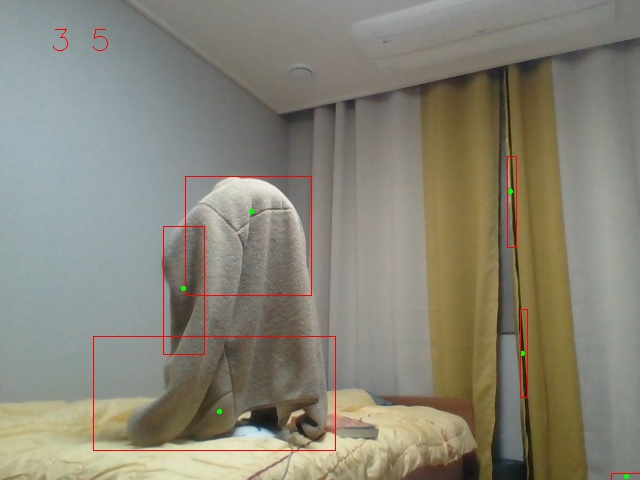
#> input picture image_1.jpg, 640 x 480 px, given in place of the camera
$ python labelingAndBS.py
#> lines starting #> are read from the running program, lines starting #| are printed output that depends on the picture; after the words box and inside, x2 and y2 are one past the last pixel; in counts of white or black regions, pixels touching at a corner belong together
import cv2
import numpy as np

cap = cv2.VideoCapture(0)

fgbg = cv2.createBackgroundSubtractorMOG2(history=500,varThreshold=250,detectShadows=False)

lr=0

while(1):
    ret, frame = cap.read()
#> frame is the input picture: shape (480, 640, 3); mean B, G, R 118.8, 132.8, 135.9
    #가우시안 블러링-엣지검출전 노이즈 제거
    blur=cv2.GaussianBlur(frame,(15,15),5)
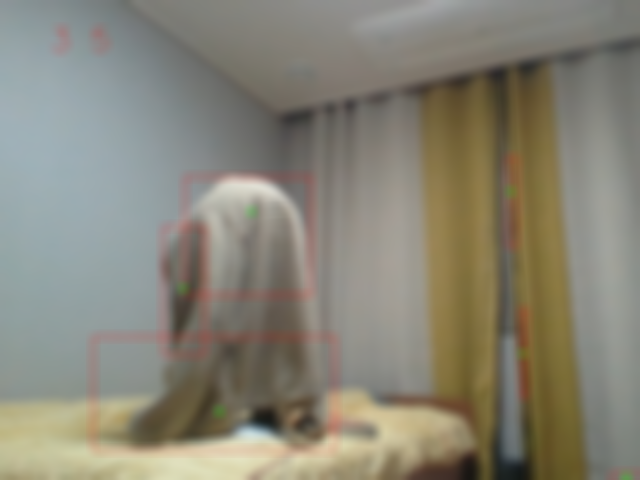
#> blur: shape (480, 640, 3); mean B, G, R 118.9, 132.8, 135.9
    #전경마스크 얻기
    fgmask=fgbg.apply(blur,learningRate=lr)
#> fgmask: shape (480, 640); every value is 255
    #모폴로지-타원형 커널
    kernel=cv2.getStructuringElement(cv2.MORPH_ELLIPSE,(51,51))
    #모폴로지-클로징-흰색영역의 검은색 구멍을 메운다
    fgmask=cv2.morphologyEx(fgmask,cv2.MORPH_CLOSE,kernel)


    nlabels, labels, stats, centroids = cv2.connectedComponentsWithStats(fgmask)
#> labels: shape (480, 640) int32; every value is 1
#> nlabels = 2; stats = [[-1, 2147483647, 0, 0, 0], [0, 0, 640, 480, 307200]]; centroids = [[nan, nan], [319.5, 239.5]]
    #centroid 무게 중심 좌표
    count_boxes=0
    for index, centroid in enumerate(centroids):
        if stats[index][0] == 0 and stats[index][1] == 0:
            continue
        if np.any(np.isnan(centroid)):
            continue

        x, y, width, height, area = stats[index]
        centerX, centerY = int(centroid[0]), int(centroid[1])

        if area > 100:#작은 것은 오류일 가능성이 높다.
            #사각형 그리기
            count_boxes+=1#박스수를 센다
            cv2.circle(frame, (centerX, centerY), 1, (0, 255, 0), 2)#중심부 추적
            cv2.rectangle(frame, (x, y), (x + width, y + height), (0, 0, 255))
#> this loop made 2 passes
#> after the loop, count_boxes = 0

    cv2.putText(frame,str(count_boxes),(50,50),cv2.FONT_HERSHEY_SIMPLEX,1,(0,0,255),thickness=1)
#> frame: shape (480, 640, 3); 0.02% of pixels changed, all inside (x1, y1, x2, y2) = (53, 29, 68, 51)
    cv2.imshow('mask',fgmask)
    cv2.imshow('frame',frame)

    k = cv2.waitKey(30) & 0xff
#> (key Esc is pressed here)
    if k == 27:
        break
    if k == ord('r'): #리셋
        fgbg=cv2.createBackgroundSubtractorMOG2(history=500,varThreshold=250,detectShadows=False)
    if k == ord('l'): #러닝레이트 초기화=>갑작스러운 움직임 만 검출
        lr=-1
    if k == ord('o'): #본질적으로 모든 움직임 기록
        lr=0

cap.release()
cv2.destroyAllWindows()
